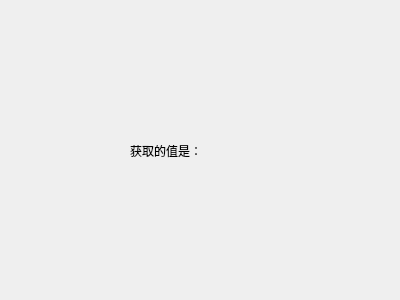
<?xml version="1.0" encoding="UTF-8"?>
<ui version="4.0">
 <class>Widget</class>
 <widget class="QWidget" name="Widget">
  <property name="geometry">
   <rect>
    <x>0</x>
    <y>0</y>
    <width>400</width>
    <height>300</height>
   </rect>
  </property>
  <property name="windowTitle">
   <string>Widget</string>
  </property>
  <widget class="QLabel" name="label">
   <property name="geometry">
    <rect>
     <x>130</x>
     <y>140</y>
     <width>141</width>
     <height>21</height>
    </rect>
   </property>
   <property name="text">
    <string>获取的值是：</string>
   </property>
  </widget>
 </widget>
 <layoutdefault spacing="6" margin="11"/>
 <resources/>
 <connections/>
</ui>
